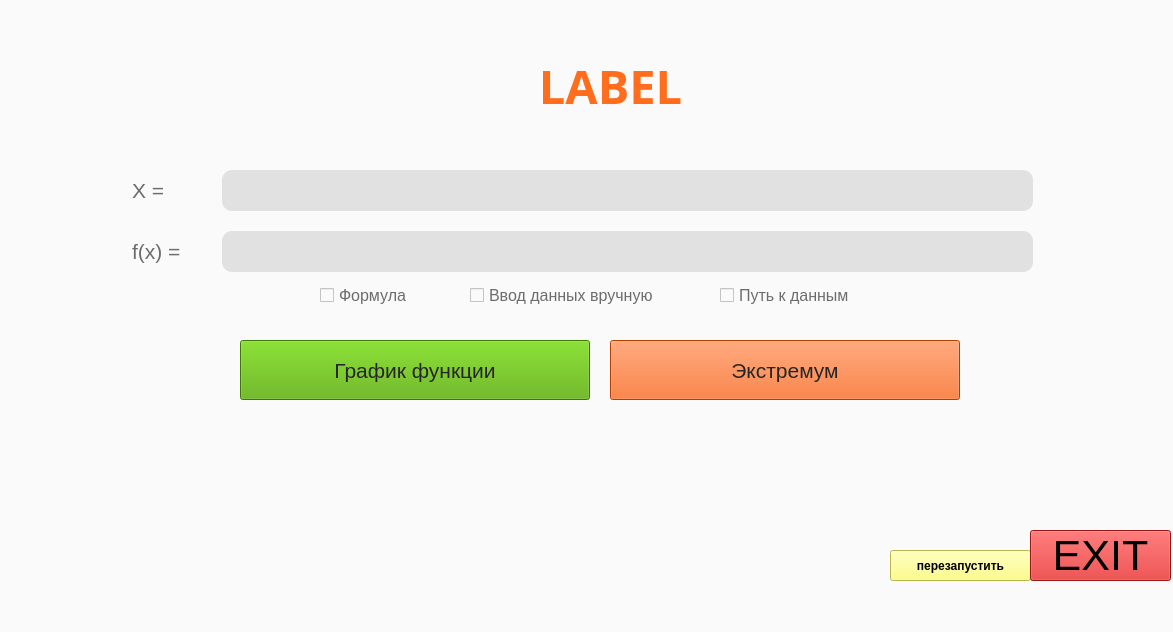
<?xml version="1.0" encoding="UTF-8"?>
<ui version="4.0">
 <class>form</class>
 <widget class="QMainWindow" name="form">
  <property name="enabled">
   <bool>true</bool>
  </property>
  <property name="geometry">
   <rect>
    <x>0</x>
    <y>0</y>
    <width>1173</width>
    <height>632</height>
   </rect>
  </property>
  <property name="sizePolicy">
   <sizepolicy hsizetype="Preferred" vsizetype="Preferred">
    <horstretch>100</horstretch>
    <verstretch>100</verstretch>
   </sizepolicy>
  </property>
  <property name="acceptDrops">
   <bool>true</bool>
  </property>
  <property name="windowTitle">
   <string>Набросок</string>
  </property>
  <property name="styleSheet">
   <string notr="true">background-color: rgb(250, 250, 250);</string>
  </property>
  <widget class="QWidget" name="centralwidget">
   <property name="sizePolicy">
    <sizepolicy hsizetype="Expanding" vsizetype="Expanding">
     <horstretch>100</horstretch>
     <verstretch>100</verstretch>
    </sizepolicy>
   </property>
   <widget class="QLineEdit" name="lineEdit">
    <property name="geometry">
     <rect>
      <x>130</x>
      <y>231</y>
      <width>91</width>
      <height>41</height>
     </rect>
    </property>
    <property name="font">
     <font>
      <pointsize>16</pointsize>
     </font>
    </property>
    <property name="acceptDrops">
     <bool>false</bool>
    </property>
    <property name="styleSheet">
     <string notr="true">color: rgb(108, 108, 108);</string>
    </property>
    <property name="text">
     <string>f(x) = </string>
    </property>
    <property name="frame">
     <bool>false</bool>
    </property>
    <property name="readOnly">
     <bool>true</bool>
    </property>
   </widget>
   <widget class="QPushButton" name="reset">
    <property name="geometry">
     <rect>
      <x>890</x>
      <y>550</y>
      <width>141</width>
      <height>31</height>
     </rect>
    </property>
    <property name="font">
     <font>
      <weight>75</weight>
      <bold>true</bold>
     </font>
    </property>
    <property name="styleSheet">
     <string notr="true">background-color: rgb(255, 0, 0);
background-color: rgb(255, 255, 106);
color: rgb(0, 0, 0);</string>
    </property>
    <property name="text">
     <string>перезапустить</string>
    </property>
   </widget>
   <widget class="QCheckBox" name="cb_w">
    <property name="geometry">
     <rect>
      <x>720</x>
      <y>280</y>
      <width>161</width>
      <height>31</height>
     </rect>
    </property>
    <property name="font">
     <font>
      <pointsize>12</pointsize>
     </font>
    </property>
    <property name="styleSheet">
     <string notr="true">color: rgb(108, 108, 108);</string>
    </property>
    <property name="text">
     <string>Путь к данным</string>
    </property>
   </widget>
   <widget class="QCheckBox" name="cb_i">
    <property name="geometry">
     <rect>
      <x>470</x>
      <y>280</y>
      <width>231</width>
      <height>31</height>
     </rect>
    </property>
    <property name="font">
     <font>
      <pointsize>12</pointsize>
     </font>
    </property>
    <property name="styleSheet">
     <string notr="true">color: rgb(108, 108, 108);</string>
    </property>
    <property name="text">
     <string>Ввод данных вручную</string>
    </property>
   </widget>
   <widget class="QLineEdit" name="inputline">
    <property name="geometry">
     <rect>
      <x>222</x>
      <y>231</y>
      <width>811</width>
      <height>41</height>
     </rect>
    </property>
    <property name="font">
     <font>
      <pointsize>16</pointsize>
     </font>
    </property>
    <property name="focusPolicy">
     <enum>Qt::WheelFocus</enum>
    </property>
    <property name="contextMenuPolicy">
     <enum>Qt::DefaultContextMenu</enum>
    </property>
    <property name="toolTip">
     <string/>
    </property>
    <property name="layoutDirection">
     <enum>Qt::LeftToRight</enum>
    </property>
    <property name="styleSheet">
     <string notr="true">color: rgb(10, 10, 10);
background-color: rgb(225, 225, 225);

border-radius: 10px;</string>
    </property>
    <property name="text">
     <string/>
    </property>
    <property name="frame">
     <bool>true</bool>
    </property>
    <property name="dragEnabled">
     <bool>false</bool>
    </property>
    <property name="readOnly">
     <bool>false</bool>
    </property>
    <property name="pixmap" stdset="0">
     <pixmap/>
    </property>
   </widget>
   <widget class="QPushButton" name="exit">
    <property name="geometry">
     <rect>
      <x>1030</x>
      <y>530</y>
      <width>141</width>
      <height>51</height>
     </rect>
    </property>
    <property name="font">
     <font>
      <pointsize>32</pointsize>
     </font>
    </property>
    <property name="styleSheet">
     <string notr="true">background-color: rgb(212, 32, 32);
color: rgb(0, 0, 0);</string>
    </property>
    <property name="text">
     <string>EXIT</string>
    </property>
   </widget>
   <widget class="QLineEdit" name="lineEdit_2">
    <property name="geometry">
     <rect>
      <x>130</x>
      <y>170</y>
      <width>71</width>
      <height>41</height>
     </rect>
    </property>
    <property name="font">
     <font>
      <pointsize>16</pointsize>
     </font>
    </property>
    <property name="acceptDrops">
     <bool>false</bool>
    </property>
    <property name="styleSheet">
     <string notr="true">color: rgb(108, 108, 108);</string>
    </property>
    <property name="text">
     <string>X = </string>
    </property>
    <property name="frame">
     <bool>false</bool>
    </property>
    <property name="readOnly">
     <bool>true</bool>
    </property>
   </widget>
   <widget class="QPushButton" name="b_e">
    <property name="geometry">
     <rect>
      <x>610</x>
      <y>340</y>
      <width>350</width>
      <height>60</height>
     </rect>
    </property>
    <property name="sizePolicy">
     <sizepolicy hsizetype="Expanding" vsizetype="Expanding">
      <horstretch>100</horstretch>
      <verstretch>100</verstretch>
     </sizepolicy>
    </property>
    <property name="font">
     <font>
      <pointsize>16</pointsize>
     </font>
    </property>
    <property name="styleSheet">
     <string notr="true">background-color: rgb(255, 85, 0);
color: rgb(38, 38,38);</string>
    </property>
    <property name="text">
     <string>Экстремум</string>
    </property>
   </widget>
   <widget class="QCheckBox" name="cb_f">
    <property name="geometry">
     <rect>
      <x>320</x>
      <y>280</y>
      <width>141</width>
      <height>31</height>
     </rect>
    </property>
    <property name="font">
     <font>
      <pointsize>12</pointsize>
     </font>
    </property>
    <property name="toolTip">
     <string>&lt;html&gt;&lt;head/&gt;&lt;body&gt;&lt;p&gt;Визуализация данных с помощью исходной формулы. Подходит как для &amp;quot;Графика функции&amp;quot;, так и для &amp;quot;Экстремума.&lt;/p&gt;&lt;/body&gt;&lt;/html&gt;</string>
    </property>
    <property name="styleSheet">
     <string notr="true">color: rgb(30, 30, 30);
color: rgb(108, 108, 108);</string>
    </property>
    <property name="text">
     <string>Формула</string>
    </property>
    <property name="tristate">
     <bool>false</bool>
    </property>
   </widget>
   <widget class="QLineEdit" name="inputline_2">
    <property name="geometry">
     <rect>
      <x>222</x>
      <y>170</y>
      <width>811</width>
      <height>41</height>
     </rect>
    </property>
    <property name="font">
     <font>
      <pointsize>16</pointsize>
     </font>
    </property>
    <property name="focusPolicy">
     <enum>Qt::WheelFocus</enum>
    </property>
    <property name="contextMenuPolicy">
     <enum>Qt::DefaultContextMenu</enum>
    </property>
    <property name="toolTip">
     <string/>
    </property>
    <property name="layoutDirection">
     <enum>Qt::LeftToRight</enum>
    </property>
    <property name="styleSheet">
     <string notr="true">color: rgb(10, 10, 10);
border-radius: 10px;
background-color: rgb(225, 225, 225);
</string>
    </property>
    <property name="text">
     <string/>
    </property>
    <property name="dragEnabled">
     <bool>false</bool>
    </property>
    <property name="readOnly">
     <bool>false</bool>
    </property>
    <property name="pixmap" stdset="0">
     <pixmap>../../../../Downloads/MLG.jpg</pixmap>
    </property>
   </widget>
   <widget class="QPushButton" name="b_f">
    <property name="geometry">
     <rect>
      <x>240</x>
      <y>340</y>
      <width>350</width>
      <height>60</height>
     </rect>
    </property>
    <property name="font">
     <font>
      <pointsize>16</pointsize>
     </font>
    </property>
    <property name="toolTip">
     <string>&lt;html&gt;&lt;head/&gt;&lt;body&gt;&lt;p&gt;Визуализаци данных в виде графика с помощью &lt;span style=&quot; font-weight:600;&quot;&gt;matplotlib&lt;/span&gt; и &lt;span style=&quot; font-weight:600;&quot;&gt;numpy&lt;/span&gt;&lt;/p&gt;&lt;/body&gt;&lt;/html&gt;</string>
    </property>
    <property name="styleSheet">
     <string notr="true">background-color: rgb(80, 166, 87);
background-color: rgb(63, 173, 85);
background-color: rgb(85, 170, 0);
color: rgb(38, 38,38);</string>
    </property>
    <property name="text">
     <string>График функции</string>
    </property>
   </widget>
   <widget class="QLabel" name="label">
    <property name="geometry">
     <rect>
      <x>240</x>
      <y>10</y>
      <width>741</width>
      <height>151</height>
     </rect>
    </property>
    <property name="font">
     <font>
      <family>Goudy Old Style</family>
      <pointsize>35</pointsize>
      <weight>50</weight>
      <italic>false</italic>
      <bold>false</bold>
     </font>
    </property>
    <property name="styleSheet">
     <string notr="true">font: 35pt &quot;Goudy Old Style&quot;;
color: rgb(255, 109, 29);</string>
    </property>
    <property name="text">
     <string>&lt;html&gt;&lt;head/&gt;&lt;body&gt;&lt;p&gt;&lt;span style=&quot; font-weight:600;&quot;&gt;LABEL&lt;/span&gt;&lt;/p&gt;&lt;/body&gt;&lt;/html&gt;</string>
    </property>
    <property name="alignment">
     <set>Qt::AlignCenter</set>
    </property>
   </widget>
  </widget>
  <widget class="QMenuBar" name="menubar">
   <property name="geometry">
    <rect>
     <x>0</x>
     <y>0</y>
     <width>1173</width>
     <height>26</height>
    </rect>
   </property>
  </widget>
  <widget class="QStatusBar" name="statusbar"/>
  <action name="extr">
   <property name="text">
    <string>Экстремум</string>
   </property>
  </action>
  <action name="funk">
   <property name="text">
    <string>Функция</string>
   </property>
  </action>
  <action name="distr">
   <property name="text">
    <string>Распределения</string>
   </property>
  </action>
 </widget>
 <resources/>
 <connections/>
</ui>
